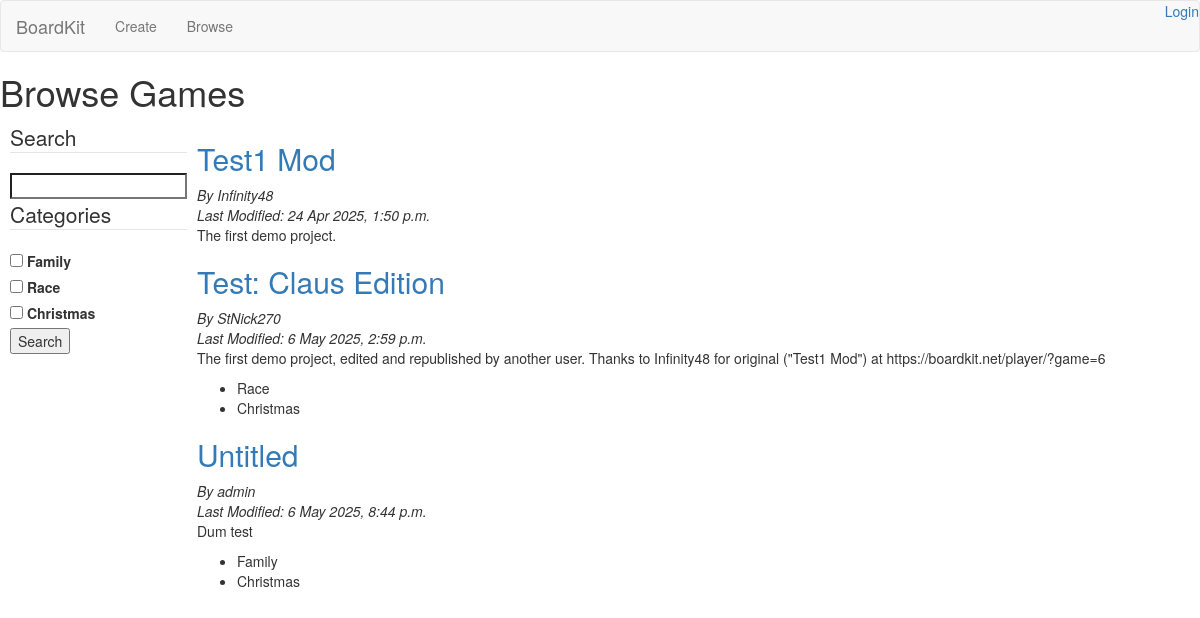
The page /browse/ on the database its author committed.
### boardkitbackend/api/models.py (models this page shows)
class Category(models.Model):
    name = models.CharField(max_length=20)

class Game(models.Model):
    creator = models.ForeignKey(User,
                                related_name="games",
                                on_delete=models.CASCADE) # User's games should be deleted upon their account being
    name = models.CharField(max_length=50)
    description = models.CharField(max_length=500)
    creation_date = models.DateTimeField(auto_now_add=True, editable=False)
    modification_date = models.DateTimeField(auto_now=True)
    published = models.BooleanField(default=False)
    format_version = models.IntegerField(default=4)
    board = models.JSONField()
    rules = models.JSONField()
    players = models.JSONField()
    categories = models.ManyToManyField(Category, blank=True, related_name="games_in_category")

### frontend/views.py (the view)
# urls.py: path("browse/", views.BrowseView.as_view(), name="browse"),
class BrowseView(TemplateView):
    template_name = 'frontend/browse.html'
    extra_context = {'categories': Category.objects.all()}
    def get(self, request, *args, **kwargs):
        wanted_categories = request.GET.getlist('incat')
        if len(wanted_categories) > 0:
            games = Game.objects.filter(categories__in=wanted_categories, published=True).distinct()
        else:
            games = Game.objects.filter(published=True)
        return super().get(request, *args, **kwargs, selected_games=games,)

### frontend/templates/frontend/browse.html (shortened to what this page needs)
{% extends 'shared/base.html' %}
{% load static %}
{% block head %}
    {{ block.super }}
    <link rel="stylesheet" href="{% static '/frontend/browse.css' %}">
{% endblock %}
{% block body %}
    {{ block.super }}
    <h1>Browse Games</h1>
    <div class="searchLayout">
        <aside class="sidebar">
            <form>
                <fieldset>
                    <legend>Search</legend>
                    <input id="searchBox" type="search" name="search">
                </fieldset>
                <fieldset>
                    <legend>Categories</legend>
                    {% for category in categories %}
                        <label>
                            <input name="incat" type="checkbox" value="{{ category.id }}">
                            {{ category.name }}
                        </label>
                        <br>
                    {% endfor %}
                </fieldset>
                <input type="submit" value="Search">
            </form>
        </aside>
        <main>
            {% for game in selected_games %}
                <article>
                    <h2><a href="/player/?game={{ game.id }}">{{ game.name }}</a></h2>
                    <cite>By {{ game.creator.username }}<br>
                        Last Modified: <time datetime="{{ game.modification_date|date:'Y-m-d H:i\:s' }}">{{ game.modification_date }}</time>
                    </cite>
                    <p>{{ game.description }}</p>
                    <ul class="categoryList">
                        {% for category in game.categories.all %}
                            <li class="categoryLabel">{{ category.name }}</li>
                        {% endfor %}
                    </ul>
                </article>
            {% endfor %}
        </main>
    </div>
{% endblock %}

### frontend/static/frontend/base.css (style rules this page uses)
html, body { height: 100%; margin: 0; }

### frontend/static/frontend/browse.css (style rules this page uses)
.searchLayout { display: flex; flex-direction: row; padding-left: 10px; }
.sidebar { padding-right: 10px; }

### rows shown on the page
Category: name "Family"
Category: name "Race"
Category: name "Christmas"
Game: name "Test1 Mod", creator.username "Infinity48", modification_date "24 Apr 2025, 1:50 p.m.", description "The first demo project."
Game: name "Test: Claus Edition", creator.username "StNick270", modification_date "6 May 2025, 2:59 p.m.", description "The first demo project, edited and republished by another user. Thanks to Infinity48 for original (\"Test1 Mod\") at https://boardkit.net/player/?game=6"
Game: name "Untitled", creator.username "admin", modification_date "6 May 2025, 8:44 p.m.", description "Dum test"
